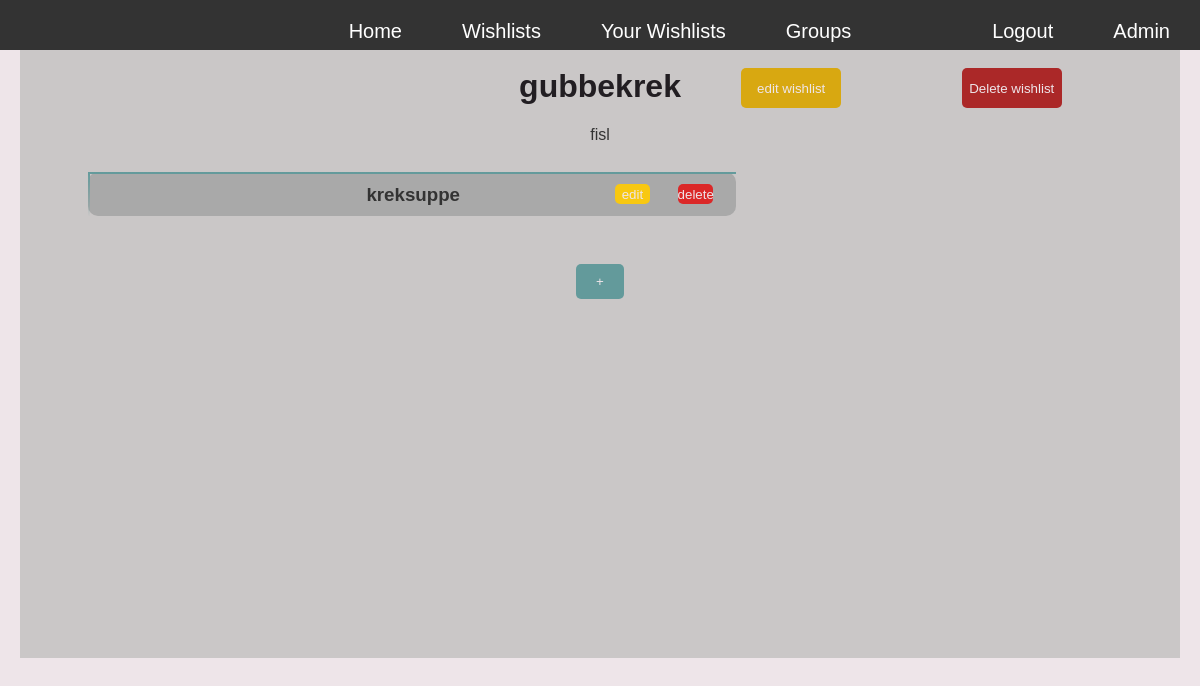
/wishlist/8/ (signed in), run on an earlier commit of the app's database.
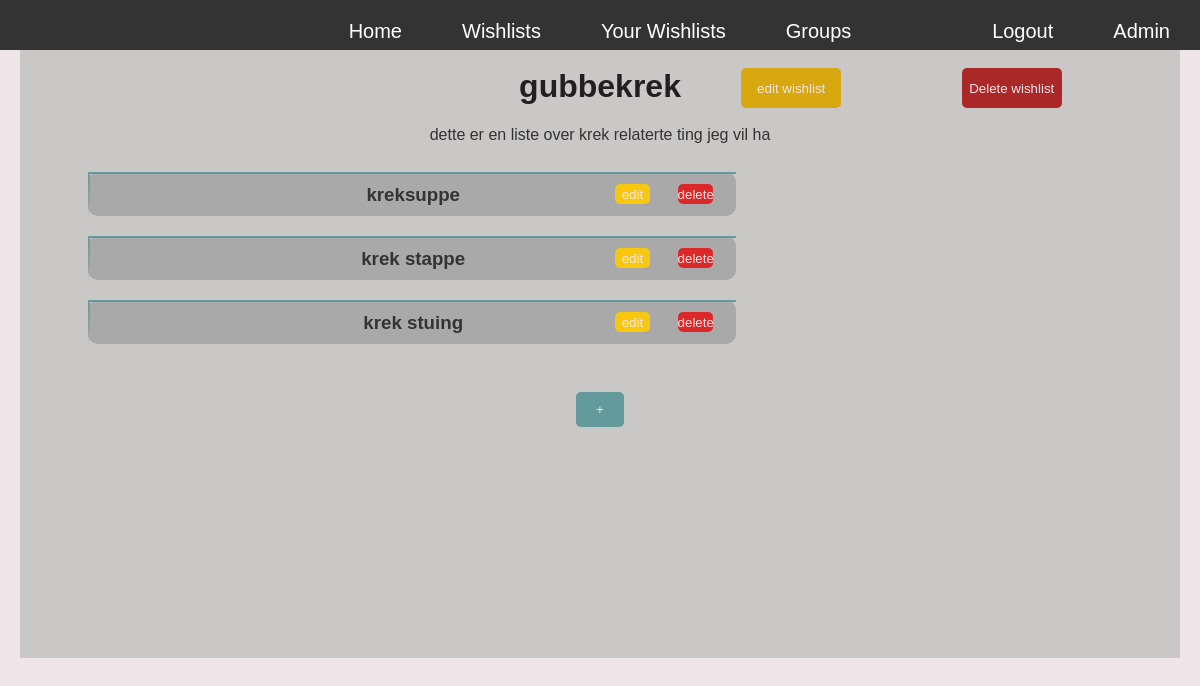
And on a later commit of the database.
### wishlistManager/models.py (models this page shows, shortened)
class Wishlist(models.Model):
    name = models.CharField(max_length=100)
    description = models.TextField()
    date_created = models.DateTimeField(auto_now_add=True)
    date_modified = models.DateTimeField(auto_now=True)
    privacy_level = models.IntegerField(default=0)
    user = models.ForeignKey('auth.User', related_name='created_wishlists', on_delete=models.CASCADE)
    groups_with_permission = models.ManyToManyField(WishlistGroup, related_name='wishlists', blank=True, null=True)
    users_with_permission = models.ManyToManyField('auth.User', related_name='wishlists', blank=True, null=True)
    def shared_with_user(self, user):
        if user == self.user:
            return False
    def user_can_view(self, user):
        return any([self.user == user, self.privacy_level == 0, self.shared_with_user(user)])

class Item(models.Model):
    name = models.CharField(max_length=100)
    description = models.TextField()
    example_link = models.URLField(blank=True, null=True)
    wishlist = models.ForeignKey(Wishlist, related_name='items', on_delete=models.CASCADE)
    image = models.ImageField(upload_to='images/', blank=True)
    category = models.ForeignKey(Category, related_name='items', on_delete=models.CASCADE, null=True, blank=True)

### wishlistManager/views.py (the view)
# urls.py: path('', views.wishlist_detail, name='wishlist_detail'),
def wishlist_detail(request, wishlist_id):
    current_wishlist = get_object_or_404(Wishlist, id=wishlist_id)
    items = Item.objects.filter(wishlist = current_wishlist)
    can_view = current_wishlist.user_can_view(request.user)
    if can_view == False:
        current_wishlist = None
        items = None
    context = {'wishlist': current_wishlist, 'items': items, 'can_view':can_view}
    return render(request, 'wishlist/wishlist.html', context)

### wishlistManager/templates/wishlist/wishlist.html (shortened to what this page needs)
{% extends "base.html" %}
{% load static %}
    {% block content %}
    {% if can_view %}
        <div class="wishlist-title">
            <div class = "edit_wishlist_button"></div><div class = "delete_wishlist_button"></div>
            <h1> {{ wishlist.name }}</h1>
            {% if request.user == wishlist.user %}
            <form action="{% url 'edit_wishlist' wishlist.id %}" method = "get" class="edit_wishlist_button">
                <button type="submit" class="edit_wishlist_button">edit wishlist</button>
            </form>
            <form action="{% url 'delete_wishlist' wishlist.id %}" method="get" class="delete_wishlist_button">
                <button type="submit" class="delete_wishlist_button" >Delete wishlist</button>
            </form>
            {% else %}
            <div class = "edit_wishlist_button"></div><div class = "delete_wishlist_button"></div>
            {% endif %}
        </div>
        <br>
        {% if wishlist.description %}
        <p>{{ wishlist.description }}</p>
        <br>
    {% endif %}
        <div class="wishlist-item-container">
        {% for item in items %}
            <div class="wishlist-item">
                <div class="item-content">
                    <div class="item-text">
                        <div class="item-title">
                            {% if request.user == wishlist.user %}<div class = "edit_button"></div><div class = "edit_button"></div>{% endif %}
                            <h3>{{ item.name }}</h3>
                            {% if request.user == wishlist.user %}
                                <form action="{% url 'edit_item' wishlist.id item.id %}" method = "get" class="edit_button">
                                    <button type="submit" class="edit_button">edit</button>
                                </form>
                                <form action="{% url 'delete_item' wishlist.id item.id %}" method = "get" class="delete_button">
                                    <button type="submit" class="delete_button">delete</button>
                                </form>
                            {% endif %}
                        </div>
                    </div>
                </div>
            </div>
        {% endfor %}
        </div>
        {% if wishlist.user == request.user %}
        <br>
        <form action="{% url 'add_item' wishlist.id %}" method = "get">
            <button type="submit">+</button>
        </form>
        {% endif %}
    {% endif %}
    {% endblock %}

What changed in the data, as far as the page shows it:
changed Wishlist "gubbekrek": description "fisl" → "dette er en liste over krek relaterte ting jeg vil ha"
added Item: name "krek stappe"
added Item: name "krek stuing"
